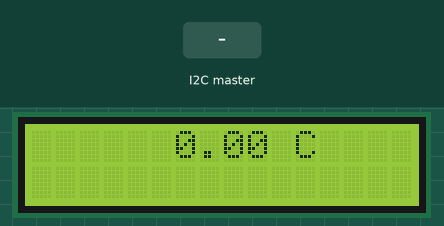
This sketch was run on a simulated Arduino Uno, built with avr-gcc and run on an emulated ATmega328P. Shown: 16×2 character LCD. Inputs (shaded band) come from the test bench.

Above: at 1.2 s.
1.3 s: the I2C master sends the byte 1
At 2.7 s:
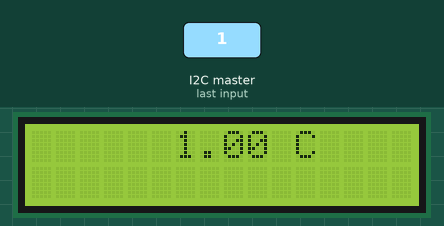
3.0 s: the I2C master sends the byte 2
At 4.4 s:
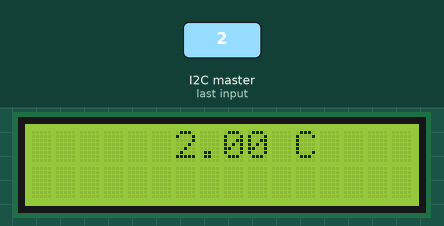
Timing chart, 0 to 6.0 s (numbered marks = the images above; inputs shaded):
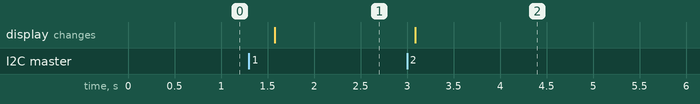

Measured:
- after the input at 1.3 s, the display: changes after 0.28 s (image 1)
- after the input at 3.0 s, the display: changes after 0.09 s (image 2)

The sketch:

surprising_bigery_tumelo1.ino
```cpp
#include <Wire.h>
#include <LiquidCrystal.h>

LiquidCrystal lcd(12, 11, 5, 4, 3, 2);
float temperature = 0;

void setup() {
  Wire.begin(8); // Join I2C bus with address #8
  Wire.onReceive(receiveEvent); // Register event
  lcd.begin(16, 2); // Initialize the LCD
  lcd.print("Temp: ");
}

void loop() {
  lcd.clear();
  lcd.setCursor(6, 0); // Set cursor position to display temperature
  lcd.print(temperature);
  lcd.print(" C   ");
  delay(500);
}
void receiveEvent(int howMany) {
  while (Wire.available()) {
    temperature = Wire.read(); // Receive temperature as integer
  }
}
```
